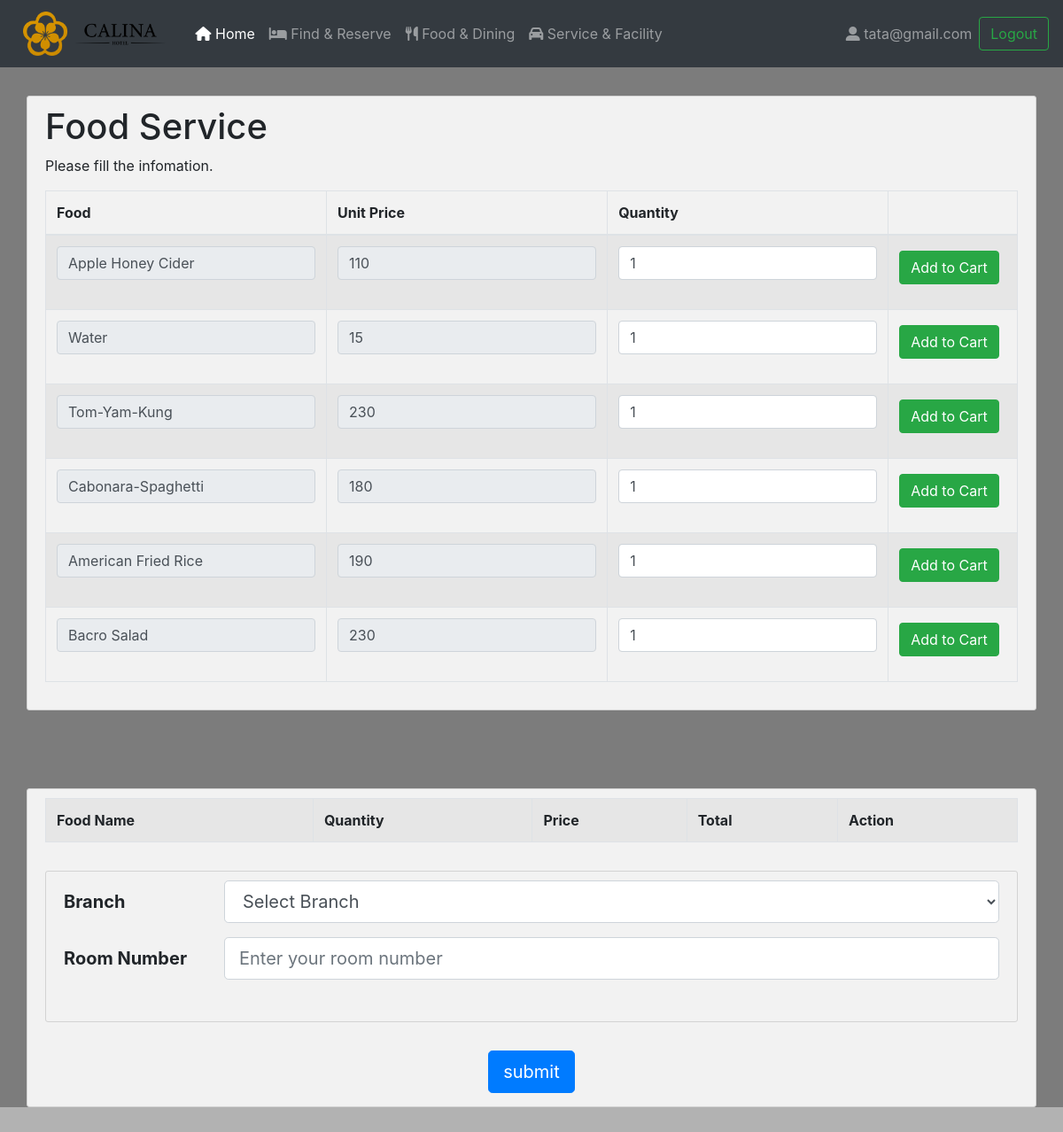
Page /food.php (signed in) on the committed database.
### tables this page shows
CREATE TABLE `Menu` (
  `foodID` varchar(10) NOT NULL,
  `foodName` varchar(20) NOT NULL,
  `price` float NOT NULL,
  `url` varchar(100) DEFAULT NULL
);

### food.php (the view, shortened to what this page needs)
<?php
require_once "config.php";
?>
<!Doctype html>
<html>
<head>
    <link rel="stylesheet" href="https://cdnjs.cloudflare.com/ajax/libs/font-awesome/4.7.0/css/font-awesome.min.css">
    <link rel="stylesheet" href="https://stackpath.bootstrapcdn.com/bootstrap/4.4.1/css/bootstrap.min.css">
    <link rel="stylesheet" href="//code.jquery.com/ui/1.12.1/themes/base/jquery-ui.css">
    <link rel="stylesheet" type="text/css" href="food.css">
    <?php
    $query = "SELECT * FROM Menu";
    $result = mysqli_query($conn, $query);
    ?>
</head>
<body>
    <nav class="navbar navbar-expand-sm bg-dark navbar-dark">
        <a href="index.php" class="navbar-brand"><img src="Logo/Calina_Logo-tiny.png" alt="logo"></a>
        <div class="collapse navbar-collapse" id="navbarCollapse">
            <div class="navbar-nav">
                <a href="index.php" class="nav-item nav-link active"><i class="fa fa-home"></i> Home</a>
                <a href="roomSelectPage.php" class="nav-item nav-link"><i class="fa fa-bed"></i> Find & Reserve</a>
                <a href="food.php" class="nav-item nav-link"><i class="fa fa-cutlery"></i> Food & Dining</a>
                <a href="service&facility.php" class="nav-item nav-link" tabindex="-1"><i class="fa fa-car"></i> Service & Facility</a>
            </div>
            <div class="navbar-nav ml-auto">
                <?php if (isset($_SESSION['email']) != NULL) : ?>
                    <a class="nav-item nav-link"> <i class="fas fa-user-alt"> </i> <?php echo $_SESSION['email']; ?> </a>
                    <form class="form-inline" action="logout.php" method="POST">
                        <button class="btn btn-outline-success my-2 my-sm-0" type="submit" name="logout">Logout</button>
                    </form>
                <?php endif ?>
            </div>
        </div>
    </nav>
    <div class="container">
        <h1>Food Service</h1>
        <p>Please fill the infomation.</p>
        <table id="myTable" class="table table-bordered table-striped">
            <thead>
                <tr>
                    <th>Food</th>
                    <th>Unit Price</th>
                    <th>Quantity</th>
                    <th></th>
                </tr>
            </thead>
            <?php if (mysqli_num_rows($result) > 0) : ?>
                <?php while ($row = mysqli_fetch_array($result)) : ?>
                    <form method="post" action="food.php?action=add&id=<?php echo $row["foodID"]; ?>">
                        <tr>
                            <td>
                                <div class="form-group">
                                    <?php echo '<input type=text id="food" class="form-control" readonly value="' . $row['foodName'] . '">' ?>
                                </div>
                            </td>
                            <td>
                                <div class="form-group">
                                    <?php echo '<input type=number id="unitPrice" name="price" class="form-control" readonly value="' . $row['price'] . '">' ?>
                                </div>
                            </td>
                            <td>
                                <div class="form-group">
                                    <input type="number" name="qty" min="0" value="1" id="qty" class="form-control" />
                                </div>
                            </td>
                            <td>
                                <div class="form-group">
                                    <input type="submit" name="add_to_cart" style="margin-top:5px;" class="btn btn-success" value="Add to Cart" />
                                </div>
                            </td>
                        </tr>
                    </form>
                <?php endwhile; ?>
            <?php endif; ?>
        </table>
    </div>
    <p><br /></p>
    <div class="container">
        <form method="POST" action="food_action.php" name="order">
            <table class="table table-bordered table-striped">
                <thread>
                    <th>Food Name</th>
                    <th>Quantity</th>
                    <th>Price</th>
                    <th>Total</th>
                    <th>Action</th>
                </thread>
            </table>
            <div class="container">
                <div class="form-group row">
                    <label for="Branch" class="col-sm-2 col-form-label col-form-label-lg"><b>Branch</b></label>
                    <div class="col-sm-10">
                        <select class="form-control form-control-lg" name="Branch" id="branch" required>
                            <option value="">Select Branch</option>
                        </select>
                    </div>
                </div>
                <div class="form-group row">
                    <label for="Branch" class="col-sm-2 col-form-label col-form-label-lg"><b>Room Number</b></label>
                    <div class="col-sm-10">
                        <p><input type="text" name="roomID" placeholder="Enter your room number" class="form-control form-control-lg mb-2" required></p>
                    </div>
                </div>
            </div>
            <input type="submit" name="sumbit" style="margin-top:5px; " align="center" class="btn btn-lg btn-primary mx-auto d-block" value="submit" />
        </form>
    </div>
</body>
</html>

### food.css (style rules this page uses)
body { min-height:100%; background:url(./picHotelRoom/pic4.jpg); background-size:cover; box-shadow:inset 0 0 0 2000px rgba(0, 0, 0, 0.3); }
html { min-height:100%; background:url(./picHotelRoom/pic4.jpg); background-size:cover; box-shadow:inset 0 0 0 2000px rgba(0, 0, 0, 0.3); }
.container { background-color: #f2f2f2; margin-top: 2em; margin-bottom: 2em; padding: 10px 20px 15px 20px; border: 1px solid rgb(211, 211, 211); border-radius: 3px; }
.navbar-brand img { height: 50px; padding-right: 10px; padding-left: 10px; }

### rows in the picture
menu: foodName "Apple Honey Cider", price "110"
menu: foodName "Water", price "15"
menu: foodName "Tom-Yam-Kung", price "230"
menu: foodName "Cabonara-Spaghetti", price "180"
menu: foodName "American Fried Rice", price "190"
menu: foodName "Bacro Salad", price "230"

### other values in the picture
$_SESSION['email'] "tata@gmail.com"
